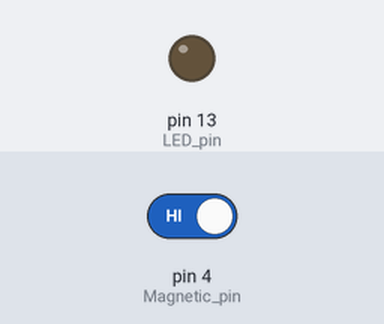
This sketch was run on a simulated Arduino Uno, built with avr-gcc and run on an emulated ATmega328P. Parts: output pins drawn as LEDs (lit = HIGH). Inputs (shaded band) come from the test bench; at power-on: pin 4 (Magnetic_pin) HIGH.

Above: at 1.2 s.
1.3 s: pin 4 (Magnetic_pin) driven LOW
At 2.0 s:
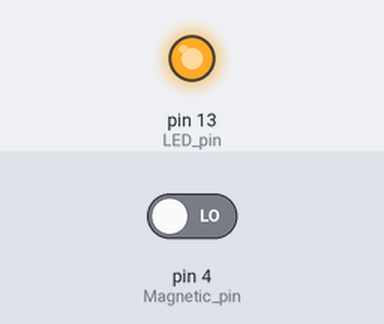
2.8 s: pin 4 (Magnetic_pin) driven HIGH
At 3.1 s:
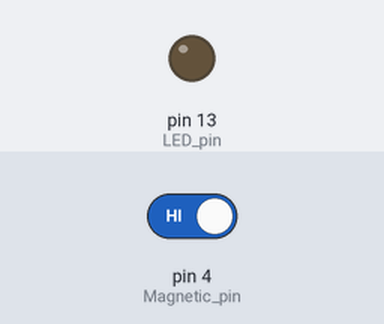
Timing chart, 0 to 5.8 s (numbered marks = the images above; inputs shaded):
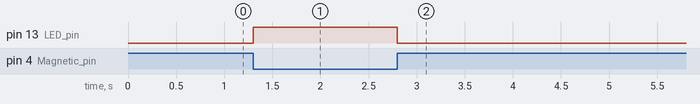

The sketch:

Reed_Switch.ino
```cpp
#define LED_pin 13
#define Magnetic_pin 4
void setup()
{
  pinMode(LED_pin,OUTPUT);
  pinMode(Magnetic_pin,INPUT);
}
void loop()
{
  if(digitalRead(Magnetic_pin)  == LOW) {
    digitalWrite(LED_pin,HIGH);
  }
  else {
    digitalWrite(LED_pin,LOW);
  }
}
```

Measured:
- after the input at 1.3 s, pin 13 (LED_pin): LOW → HIGH at once
- after the input at 2.8 s, pin 13 (LED_pin): HIGH → LOW at once
